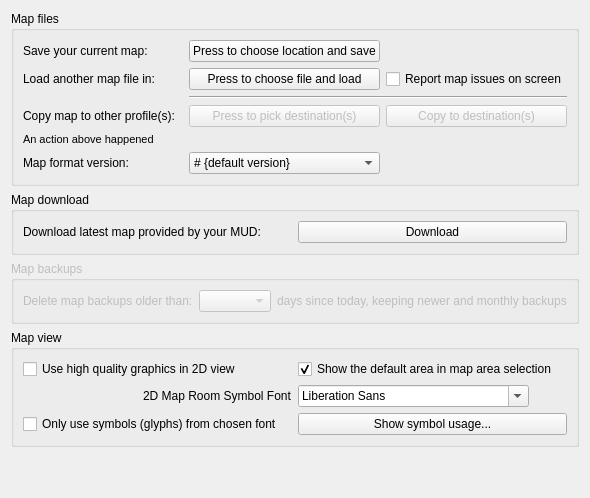
     <widget class="QWidget" name="tab_mapper">
      <attribute name="title">
       <string>Mapper</string>
      </attribute>
      <layout class="QVBoxLayout" name="verticalLayout_6">
       <item>
        <widget class="QGroupBox" name="groupBox_mapFiles">
         <property name="title">
          <string>Map files</string>
         </property>
         <layout class="QGridLayout" name="gridLayout_3">
          <item row="0" column="0">
           <widget class="QLabel" name="label_saveMap">
            <property name="text">
             <string>Save your current map:</string>
            </property>
            <property name="buddy">
             <cstring>pushButton_saveMap</cstring>
            </property>
           </widget>
          </item>
          <item row="0" column="1">
           <widget class="QPushButton" name="pushButton_saveMap">
            <property name="text">
             <string>Press to choose location and save</string>
            </property>
           </widget>
          </item>
          <item row="1" column="0">
           <widget class="QLabel" name="label_loadMap">
            <property name="text">
             <string>Load another map file in:</string>
            </property>
            <property name="buddy">
             <cstring>pushButton_loadMap</cstring>
            </property>
           </widget>
          </item>
          <item row="1" column="1">
           <widget class="QPushButton" name="pushButton_loadMap">
            <property name="text">
             <string>Press to choose file and load</string>
            </property>
           </widget>
          </item>
          <item row="1" column="2">
           <widget class="QCheckBox" name="checkBox_reportMapIssuesOnScreen">
            <property name="toolTip">
             <string>&lt;html&gt;&lt;head/&gt;&lt;body&gt;&lt;p&gt;Mudlet now does some sanity checking and repairing to clean up issues that may have arisen in previous version due to faulty code or badly documented commands.&lt;/p&gt;&lt;p&gt;However if significant problems are found the report can be quite extensive, particular for larger maps. In order to reduce the amount of on-screen messages this option (if not set) will cause most of the text to not be displayed - except for a suggestion to review the '&lt;b&gt;&lt;i&gt;./log/errors.txt&lt;/i&gt;&lt;/b&gt;' file in the specific profile's directory which will contain the equivelent details and can be referred to if other manual changes are felt necessary.&lt;/p&gt;&lt;p&gt;&lt;i&gt;This file is appended to and each report it contains should be date and time stamped and (unlike the on-screen version that reports issues as they occur) is sorted so that issues specific to a particular map area or room are collected in one part in each report.&lt;/i&gt;&lt;/p&gt;&lt;/body&gt;&lt;/html&gt;</string>
            </property>
            <property name="text">
             <string>Report map issues on screen</string>
            </property>
           </widget>
          </item>
          <item row="2" column="1" colspan="2">
           <widget class="Line" name="line_aboveCopyMap">
            <property name="orientation">
             <enum>Qt::Horizontal</enum>
            </property>
           </widget>
          </item>
          <item row="3" column="0">
           <widget class="QLabel" name="label_copyMap">
            <property name="text">
             <string>Copy map to other profile(s):</string>
            </property>
            <property name="buddy">
             <cstring>pushButton_chooseProfiles</cstring>
            </property>
           </widget>
          </item>
          <item row="3" column="1">
           <widget class="QPushButton" name="pushButton_chooseProfiles">
            <property name="enabled">
             <bool>false</bool>
            </property>
            <property name="toolTip">
             <string>&lt;html&gt;&lt;head/&gt;&lt;body&gt;&lt;p&gt;Use this button to bring up a menu which lists the other profiles in your system. Click on each one that you want to copy the current map &lt;i&gt;as it &lt;b&gt;now is&lt;/b&gt; in &lt;b&gt;this profile&lt;/b&gt;&lt;/i&gt; to those profiles. You can return here and change the selection whilst this dialog is still open but no changes or copies will be made &lt;b&gt;until you press the &amp;quot;&lt;/b&gt;&lt;i&gt;Copy to Destination(s)&amp;quot; button&lt;/i&gt;&lt;/b&gt;. When that button is pressed each of the selected profiles will be examined to determine the room where the player is located in each of those profiles: for profiles that are not loaded, the most recently saved map file is used; for profiles that &lt;b&gt;are&lt;/b&gt; currently loaded at this time, the room where the player is currently is is noted. All of the room numbers for those locations are then written out in the save of the map for &lt;b&gt;this&lt;/b&gt; profile with the normal &lt;i&gt;date-time-stamped&lt;/i&gt; name which is then copied to where the maps are stored for the other profiles. For the other profiles that are active they will then reload the new map and then should replace the player in the location noted - if it still exists; this may be not exactly the right place if there has been movement in the other profile in the meantime so this is best done when all active profiles to be so updated are quiesent!&lt;/p&gt;&lt;p&gt;To enable all the individual instances of a map that is shared between profiles to be kept in step it is best if all the profiles are updated in this manner at the same time rather than separately as previous versions of Mudlet did. If the map iteself is being edited it is essential for that to be done in one active profile at a time otherwise unsaved changes in one profile will get lost when a new map from a different profile is copied over and loaded!&lt;/p&gt;&lt;p&gt;&lt;i&gt;The previous control at this point in the &amp;quot;Profile Preferences&amp;quot; has been changed because it did not lend itself to modifications to enabling multiple profiles to be selected at once.&lt;/i&gt;&lt;/p&gt;&lt;/body&gt;&lt;/html&gt;</string>
            </property>
            <property name="text">
             <string>Press to pick destination(s)</string>
            </property>
           </widget>
          </item>
          <item row="3" column="2">
           <widget class="QPushButton" name="pushButton_copyMap">
            <property name="enabled">
             <bool>false</bool>
            </property>
            <property name="toolTip">
             <string>&lt;html&gt;&lt;head/&gt;&lt;body&gt;&lt;p&gt;Use this button to make the copy of the current map in &lt;b&gt;this profile&lt;/b&gt; to each of the &lt;i&gt;profiles&lt;/i&gt; selected via the control to the left. Those profiles will be examined to determine the room where the player is located in each of those profiles: for profiles that are not loaded, the most recently saved map file is used; for profiles that &lt;b&gt;are&lt;/b&gt; currently loaded at this time, the room where the player is currently located is noted. All of the room numbers for those locations are then included in the saved data of the map for &lt;b&gt;this&lt;/b&gt; profile with the normal &lt;i&gt;date-time-stamped&lt;/i&gt; name which is then copied to where the maps are stored for the other profiles. For the other profiles that are active they will then reload the new map and then they should replace the player in the location noted automatically - if it still exists; (this may be not exactly the right place if there has been movement in the other profile in the meantime so this is best done when all active profiles to be so updated are quiesent!)&lt;/p&gt;&lt;p&gt;To enable all the individual instances of a map that is shared between profiles to be kept in step it is best if all the profiles are updated this manner at the same time rather than separately as previous versions of Mudlet did. If the map iteself is being edited it is essential for that to be done in one active profile at a time otherwise unsaved changes in one profile will get lost when a new map from a different profile is copied over and loaded!&lt;/p&gt;&lt;/body&gt;&lt;/html&gt;</string>
            </property>
            <property name="text">
             <string>Copy to destination(s)</string>
            </property>
           </widget>
          </item>
          <item row="4" column="0" colspan="3">
           <widget class="QLabel" name="label_mapFileActionResult">
            <property name="font">
             <font>
              <pointsize>8</pointsize>
             </font>
            </property>
            <property name="text">
             <string>An action above happened</string>
            </property>
           </widget>
          </item>
          <item row="5" column="0">
           <widget class="QLabel" name="label_mapFileSaveFormatVersion">
            <property name="text">
             <string>Map format version:</string>
            </property>
           </widget>
          </item>
          <item row="5" column="1">
           <widget class="QComboBox" name="comboBox_mapFileSaveFormatVersion">
            <property name="sizePolicy">
             <sizepolicy hsizetype="Minimum" vsizetype="Fixed">
              <horstretch>0</horstretch>
              <verstretch>0</verstretch>
             </sizepolicy>
            </property>
            <property name="maximumSize">
             <size>
              <width>250</width>
              <height>16777215</height>
             </size>
            </property>
            <property name="toolTip">
             <string>&lt;html&gt;&lt;head/&gt;&lt;body&gt;&lt;p&gt;Change this to a lower version if you need to save your map in a format that can be read by older versions of Mudlet. Doing so will lose the extra data available in the current map format&lt;/p&gt;&lt;/body&gt;&lt;/html&gt;</string>
            </property>
            <property name="editable">
             <bool>false</bool>
            </property>
            <property name="currentText">
             <string># {default version}</string>
            </property>
            <item>
             <property name="text">
              <string># {default version}</string>
             </property>
            </item>
           </widget>
          </item>
         </layout>
        </widget>
       </item>
       <item>
        <widget class="QGroupBox" name="groupBox_downloadMapOptions">
         <property name="title">
          <string>Map download</string>
         </property>
         <layout class="QGridLayout" name="gridLayout_23">
          <item row="0" column="0">
           <widget class="QLabel" name="label_11">
            <property name="toolTip">
             <string>&lt;html&gt;&lt;head/&gt;&lt;body&gt;&lt;p&gt;On MUDs that provide maps for download (currently IRE games only), you can press this button to get the latest map. Note that this will &lt;span style=&quot; font-weight:600;&quot;&gt;overwrite&lt;/span&gt; any changes you've done to your map, and will use the new map only&lt;/p&gt;&lt;/body&gt;&lt;/html&gt;</string>
            </property>
            <property name="text">
             <string>Download latest map provided by your MUD:</string>
            </property>
            <property name="buddy">
             <cstring>buttonDownloadMap</cstring>
            </property>
           </widget>
          </item>
          <item row="0" column="1">
           <widget class="QPushButton" name="buttonDownloadMap">
            <property name="toolTip">
             <string>&lt;html&gt;&lt;head/&gt;&lt;body&gt;&lt;p&gt;On MUDs that provide maps for download (currently IRE games only), you can press this button to get the latest map. Note that this will &lt;span style=&quot; font-weight:600;&quot;&gt;overwrite&lt;/span&gt; any changes you've done to your map, and will use the new map only&lt;/p&gt;&lt;/body&gt;&lt;/html&gt;</string>
            </property>
            <property name="text">
             <string>Download</string>
            </property>
           </widget>
          </item>
         </layout>
        </widget>
       </item>
       <item>
        <widget class="QGroupBox" name="groupBox_mapBackups">
         <property name="enabled">
          <bool>false</bool>
         </property>
         <property name="title">
          <string>Map backups</string>
         </property>
         <layout class="QGridLayout" name="gridLayout_8">
          <item row="0" column="0">
           <widget class="QLabel" name="label_13">
            <property name="text">
             <string>Delete map backups older than:</string>
            </property>
            <property name="buddy">
             <cstring>comboBox</cstring>
            </property>
           </widget>
          </item>
          <item row="0" column="1">
           <widget class="QComboBox" name="comboBox">
            <property name="frame">
             <bool>true</bool>
            </property>
           </widget>
          </item>
          <item row="0" column="2">
           <widget class="QLabel" name="label_14">
            <property name="text">
             <string>days since today, keeping newer and monthly backups</string>
            </property>
            <property name="buddy">
             <cstring>comboBox</cstring>
            </property>
           </widget>
          </item>
         </layout>
        </widget>
       </item>
       <item>
        <widget class="QGroupBox" name="groupBox_mapOptions">
         <property name="title">
          <string>Map view</string>
         </property>
         <layout class="QGridLayout" name="gridLayout_22">
          <item row="0" column="0">
           <widget class="QCheckBox" name="mMapperUseAntiAlias">
            <property name="toolTip">
             <string>&lt;html&gt;&lt;head/&gt;&lt;body&gt;&lt;p&gt;This enables anti-aliasing (AA) for the 2D map view, making it look smoother and nicer. Disable this if you're on a very slow computer.&lt;/p&gt;&lt;p&gt;3D map view always has anti-aliasing enabled.&lt;/p&gt;&lt;/body&gt;&lt;/html&gt;</string>
            </property>
            <property name="text">
             <string>Use high quality graphics in 2D view</string>
            </property>
           </widget>
          </item>
          <item row="0" column="1">
           <widget class="QCheckBox" name="checkBox_showDefaultArea">
            <property name="toolTip">
             <string>&lt;html&gt;&lt;head/&gt;&lt;body&gt;&lt;p&gt;The default area (area id -1) is used by some mapper scripts as a temporary 'holding area' for rooms before they're placed in the correct area&lt;/p&gt;&lt;/body&gt;&lt;/html&gt;</string>
            </property>
            <property name="text">
             <string>Show the default area in map area selection</string>
            </property>
            <property name="checked">
             <bool>true</bool>
            </property>
           </widget>
          </item>
          <item row="1" column="0" alignment="Qt::AlignRight">
           <widget class="QLabel" name="label_mapSymbolsFont">
            <property name="text">
             <string>2D Map Room Symbol Font</string>
            </property>
           </widget>
          </item>
          <item row="1" column="1" alignment="Qt::AlignLeft">
           <widget class="QFontComboBox" name="fontComboBox_mapSymbols"/>
          </item>
          <item row="2" column="0">
           <widget class="QCheckBox" name="checkBox_isOnlyMapSymbolFontToBeUsed">
            <property name="text">
             <string>Only use symbols (glyphs) from chosen font</string>
            </property>
           </widget>
          </item>
          <item row="2" column="1">
           <widget class="QPushButton" name="pushButton_showGlyphUsage">
            <property name="text">
             <string>Show symbol usage...</string>
            </property>
           </widget>
          </item>
         </layout>
        </widget>
       </item>
       <item>
        <spacer name="verticalSpacer_mapper">
         <property name="orientation">
          <enum>Qt::Vertical</enum>
         </property>
         <property name="sizeHint" stdset="0">
          <size>
           <width>20</width>
           <height>40</height>
          </size>
         </property>
        </spacer>
       </item>
      </layout>
     </widget>
